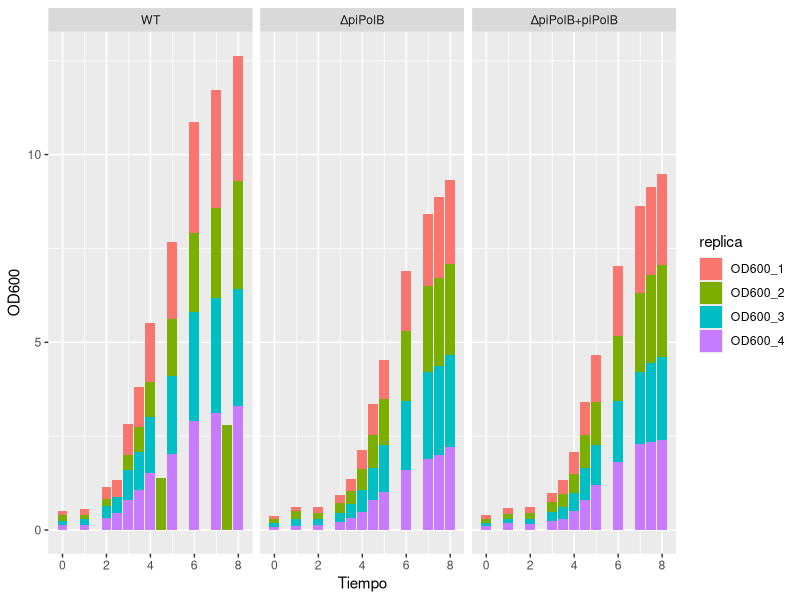
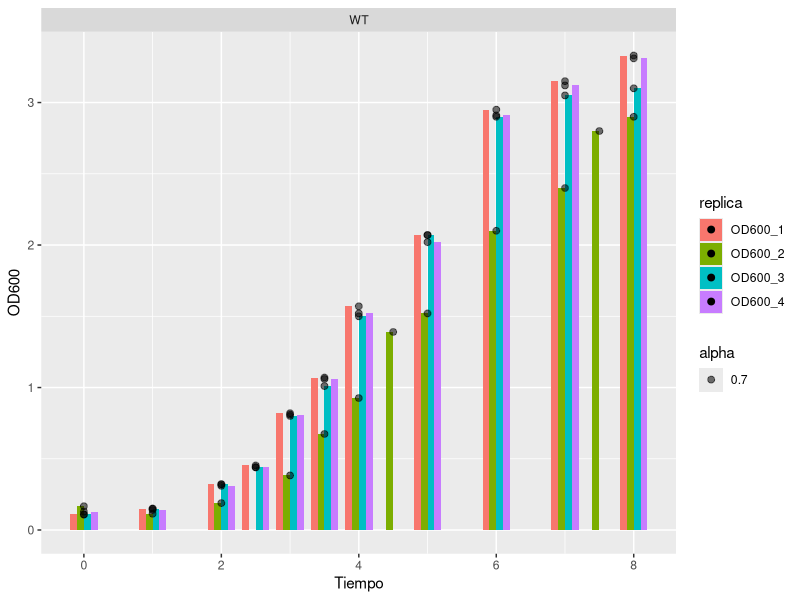
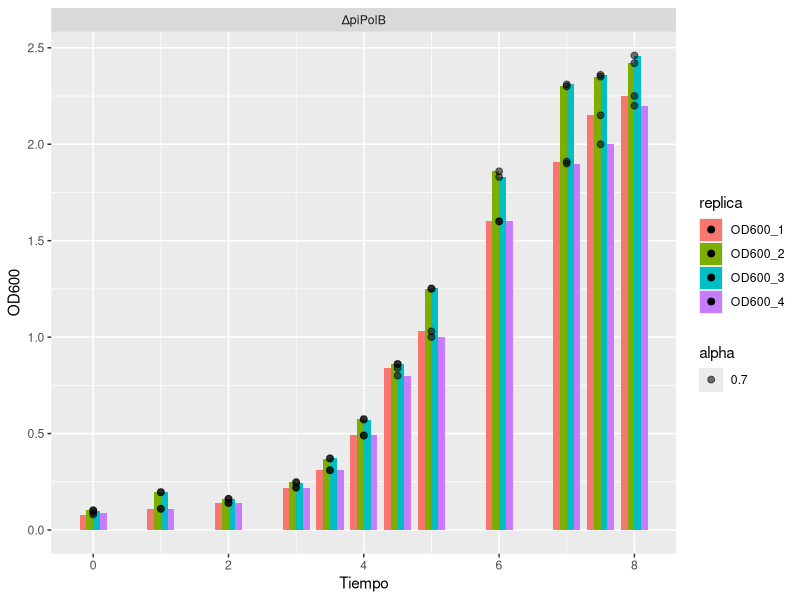
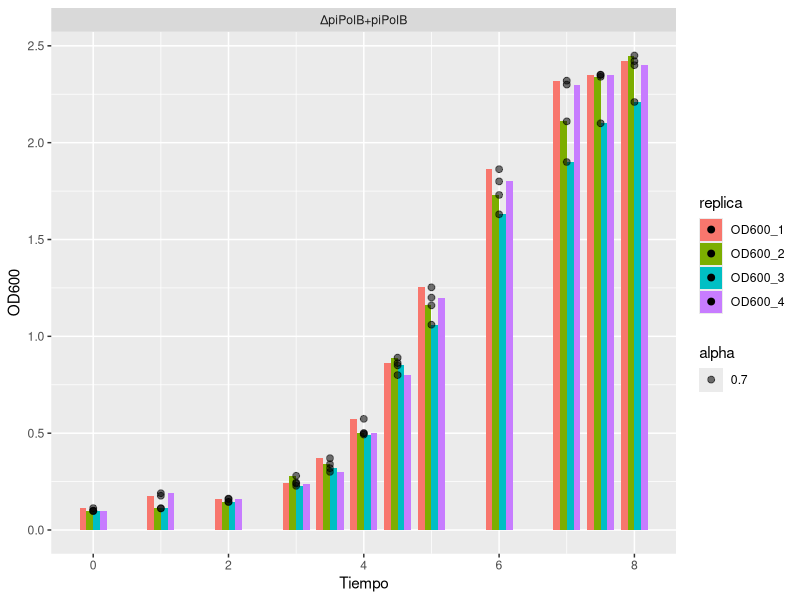
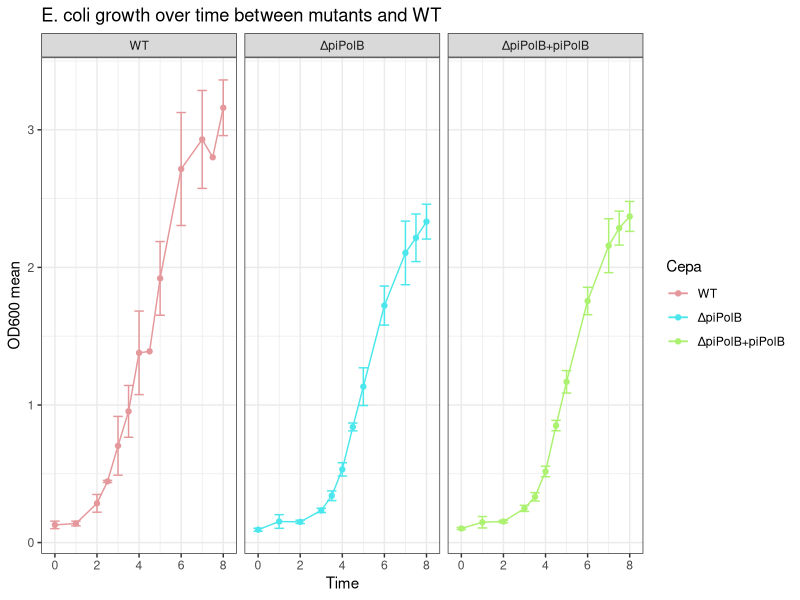

R code for these plots, in order:
library(dplyr)
library(ggplot2)
library(tidyr)
library(RColorBrewer)
# We'll upload the repicates for the data
replicate_1 <- read.table('data/growth_curves_1.txt', sep='\t', header = TRUE) %>%
  rename(OD600_1 = OD600)
replicate_2 <- read.table('data/growth_curves_2.txt', sep='\t', header = TRUE) %>%
  rename(OD600_2 = OD600)
replicate_3 <- read.table('data/growth_curves_3.txt', sep='\t', header = TRUE)%>%
  rename(OD600_3 = OD600)
replicate_3$Cepa[24] <- 'ΔpiPolB' # It is necessary to change this value because it is incorrect in the data. 
replicate_3 <- replicate_3 %>%
  arrange(Cepa == 'ΔpiPolB+piPolB') # The function arrange with a boolean will make the true conditions to locate at the end. 

replicate_4 <- read.table('data/growth_curves_4.txt', sep='\t', header = TRUE)%>%
  rename(OD600_4 = OD600)


gr_curves <- replicate_1 %>%

  # We'll use the function full_join() that joins the columns matching by 'Cepa' and 'Tiempo'. 
  full_join(replicate_2, by = c('Cepa', 'Tiempo')) %>%
  full_join(replicate_3, by=c('Cepa','Tiempo')) %>%
  full_join(replicate_4, by = c('Cepa','Tiempo')) %>%

  # Once we have all the OD600 columns added, we are going to arrange the rows following the order indicated. 
  arrange(Cepa != 'WT', Cepa, Tiempo) %>%
  select(Tiempo, Cepa, OD600_1, OD600_2, OD600_3, OD600_4) %>%
  
  # It makes thet function to apply the function line per line. We could make it with the function rowMean() but we would have to apply it
  # to calculate the sd either way, soy we calculate the mean with this structure too. 
  rowwise()%>%
  
  # We use mutate to create the mean and sd columns.
  mutate(OD600_mean = mean(c_across(OD600_1:OD600_4), na.rm = TRUE),
        OD600_sd = sd(c_across(OD600_1:OD600_4), na.rm = TRUE))%>%    
  ungroup()%>%

  # rowwise converts it into a tibble
  as.data.frame() 

gr_curves

# This function is going to elongate the table, removing the four columns dedicated to each replicate to one, and create another column where 
# we are going to locate the name of each replicate for each value. 
gr_long <- gr_curves %>%
  pivot_longer(cols = OD600_1:OD600_4, names_to = "replica", values_to = "OD600") %>%
  as.data.frame()

# The following column plot represent all the replicates, all in one plot (the first)
# and separately. Also in the separate ones there are represented de points. Maybe
# it'll help to identificate the outliers. 
ggplot(gr_long, aes(x=Tiempo, y=OD600, fill = replica))+
  geom_col()+
  facet_wrap(.~Cepa)

ggplot(subset(gr_long, Cepa == 'WT'),  aes(x=Tiempo, y=OD600, fill = replica))+
  geom_col(position = 'dodge', width = 0.4)+
  geom_point(size = 2, aes(alpha = 0.7))+
   facet_wrap(.~Cepa)

ggplot(subset(gr_long, Cepa == 'ΔpiPolB'),  aes(x=Tiempo, y=OD600, fill = replica))+
  geom_col(position = 'dodge', width = 0.4)+
  geom_point(size = 2, aes(alpha = 0.7))+
   facet_wrap(.~Cepa)


ggplot(subset(gr_long, Cepa == 'ΔpiPolB+piPolB'),  aes(x=Tiempo, y=OD600, fill = replica))+
  geom_col(position = 'dodge', width = 0.4)+
  geom_point(size = 2, aes(alpha = 0.7))+
   facet_wrap(.~Cepa)


# This plot it to see the groth tendency with the error bar represented. 
ggplot(gr_curves, aes(x=Tiempo, y=OD600_mean, color = Cepa))+
  geom_line()+
  geom_point()+
  geom_errorbar(aes(ymin = OD600_mean - OD600_sd, 
                ymax = OD600_mean + OD600_sd))+
  facet_wrap(~Cepa)+
  labs(title = 'E. coli growth over time between mutants and WT', 
        y = 'OD600 mean', x = 'Time')+
  scale_color_manual(values = c('WT' = "#E5989B", 
                                'ΔpiPolB+piPolB' = "#acf170",
                                'ΔpiPolB' = "#4ce7ec"))+
  theme_bw()
